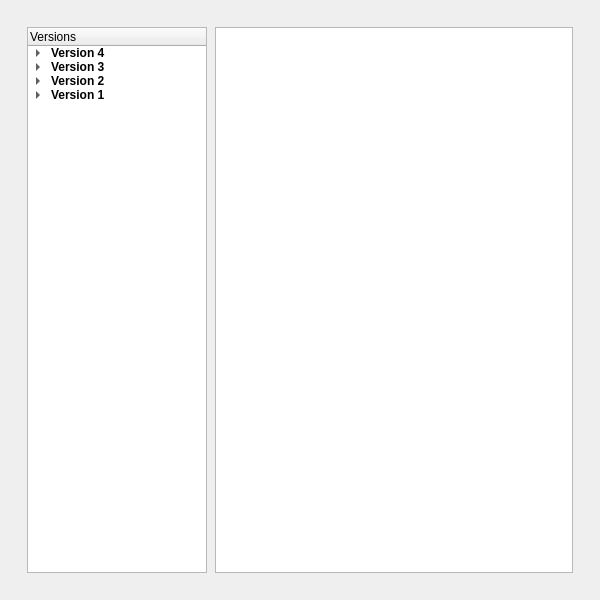
<?xml version="1.0" encoding="UTF-8"?>
<ui version="4.0">
 <class>Changelog</class>
 <widget class="QWidget" name="Changelog">
  <property name="geometry">
   <rect>
    <x>0</x>
    <y>0</y>
    <width>600</width>
    <height>600</height>
   </rect>
  </property>
  <property name="minimumSize">
   <size>
    <width>300</width>
    <height>300</height>
   </size>
  </property>
  <property name="windowTitle">
   <string notr="true">LogDoctor - Changelog</string>
  </property>
  <property name="windowIcon">
   <iconset resource="../../resources/resources.qrc">
    <normaloff>:/logo/logo/logdoctor.svg</normaloff>:/logo/logo/logdoctor.svg</iconset>
  </property>
  <layout class="QVBoxLayout" name="verticalLayout">
   <item>
    <widget class="QWidget" name="widget_Main" native="true">
     <layout class="QHBoxLayout" name="horizontalLayout">
      <property name="spacing">
       <number>8</number>
      </property>
      <property name="leftMargin">
       <number>16</number>
      </property>
      <property name="topMargin">
       <number>16</number>
      </property>
      <property name="rightMargin">
       <number>16</number>
      </property>
      <property name="bottomMargin">
       <number>16</number>
      </property>
      <item>
       <widget class="QTreeWidget" name="tree_Versions">
        <property name="minimumSize">
         <size>
          <width>180</width>
          <height>0</height>
         </size>
        </property>
        <property name="maximumSize">
         <size>
          <width>180</width>
          <height>16777215</height>
         </size>
        </property>
        <property name="editTriggers">
         <set>QAbstractItemView::NoEditTriggers</set>
        </property>
        <property name="showDropIndicator" stdset="0">
         <bool>false</bool>
        </property>
        <property name="animated">
         <bool>true</bool>
        </property>
        <column>
         <property name="text">
          <string>Versions</string>
         </property>
        </column>
        <item>
         <property name="text">
          <string>Version 4</string>
         </property>
         <property name="font">
          <font>
           <bold>true</bold>
          </font>
         </property>
         <item>
          <property name="text">
           <string notr="true">v4.01</string>
          </property>
         </item>
         <item>
          <property name="text">
           <string notr="true">v4.00</string>
          </property>
         </item>
        </item>
        <item>
         <property name="text">
          <string>Version 3</string>
         </property>
         <property name="font">
          <font>
           <bold>true</bold>
          </font>
         </property>
         <property name="flags">
          <set>ItemIsSelectable|ItemIsEnabled</set>
         </property>
         <item>
          <property name="text">
           <string notr="true">v3.00</string>
          </property>
          <property name="flags">
           <set>ItemIsSelectable|ItemIsEnabled</set>
          </property>
         </item>
        </item>
        <item>
         <property name="text">
          <string>Version 2</string>
         </property>
         <property name="font">
          <font>
           <bold>true</bold>
          </font>
         </property>
         <property name="flags">
          <set>ItemIsSelectable|ItemIsEnabled</set>
         </property>
         <item>
          <property name="text">
           <string notr="true">v2.05</string>
          </property>
          <property name="flags">
           <set>ItemIsSelectable|ItemIsEnabled</set>
          </property>
         </item>
         <item>
          <property name="text">
           <string notr="true">v2.04</string>
          </property>
          <property name="flags">
           <set>ItemIsSelectable|ItemIsEnabled</set>
          </property>
         </item>
         <item>
          <property name="text">
           <string notr="true">v2.03</string>
          </property>
          <property name="flags">
           <set>ItemIsSelectable|ItemIsEnabled</set>
          </property>
         </item>
         <item>
          <property name="text">
           <string notr="true">v2.02</string>
          </property>
          <property name="flags">
           <set>ItemIsSelectable|ItemIsEnabled</set>
          </property>
         </item>
         <item>
          <property name="text">
           <string notr="true">v2.01</string>
          </property>
          <property name="flags">
           <set>ItemIsSelectable|ItemIsEnabled</set>
          </property>
         </item>
         <item>
          <property name="text">
           <string notr="true">v2.00</string>
          </property>
          <property name="flags">
           <set>ItemIsSelectable|ItemIsEnabled</set>
          </property>
         </item>
        </item>
        <item>
         <property name="text">
          <string>Version 1</string>
         </property>
         <property name="font">
          <font>
           <bold>true</bold>
          </font>
         </property>
         <property name="flags">
          <set>ItemIsSelectable|ItemIsEnabled</set>
         </property>
         <item>
          <property name="text">
           <string notr="true">v1.01</string>
          </property>
          <property name="flags">
           <set>ItemIsSelectable|ItemIsEnabled</set>
          </property>
         </item>
         <item>
          <property name="text">
           <string notr="true">v1.00</string>
          </property>
          <property name="flags">
           <set>ItemIsSelectable|ItemIsEnabled</set>
          </property>
         </item>
        </item>
       </widget>
      </item>
      <item>
       <widget class="QTextBrowser" name="text_Logs">
        <property name="lineWrapMode">
         <enum>QTextEdit::NoWrap</enum>
        </property>
        <property name="html">
         <string notr="true">&lt;!DOCTYPE HTML PUBLIC &quot;-//W3C//DTD HTML 4.0//EN&quot; &quot;http://www.w3.org/TR/REC-html40/strict.dtd&quot;&gt;
&lt;html&gt;&lt;head&gt;&lt;meta name=&quot;qrichtext&quot; content=&quot;1&quot; /&gt;&lt;meta charset=&quot;utf-8&quot; /&gt;&lt;style type=&quot;text/css&quot;&gt;
p, li { white-space: pre-wrap; }
hr { height: 1px; border-width: 0; }
li.unchecked::marker { content: &quot;\2610&quot;; }
li.checked::marker { content: &quot;\2612&quot;; }
&lt;/style&gt;&lt;/head&gt;&lt;body style=&quot; font-family:'Noto Sans'; font-size:13pt; font-weight:400; font-style:normal;&quot;&gt;
&lt;p style=&quot;-qt-paragraph-type:empty; margin-top:0px; margin-bottom:0px; margin-left:0px; margin-right:0px; -qt-block-indent:0; text-indent:0px;&quot;&gt;&lt;br /&gt;&lt;/p&gt;&lt;/body&gt;&lt;/html&gt;</string>
        </property>
        <property name="textInteractionFlags">
         <set>Qt::TextSelectableByKeyboard|Qt::TextSelectableByMouse</set>
        </property>
       </widget>
      </item>
     </layout>
    </widget>
   </item>
  </layout>
 </widget>
 <resources>
  <include location="../../resources/resources.qrc"/>
 </resources>
 <connections/>
</ui>
